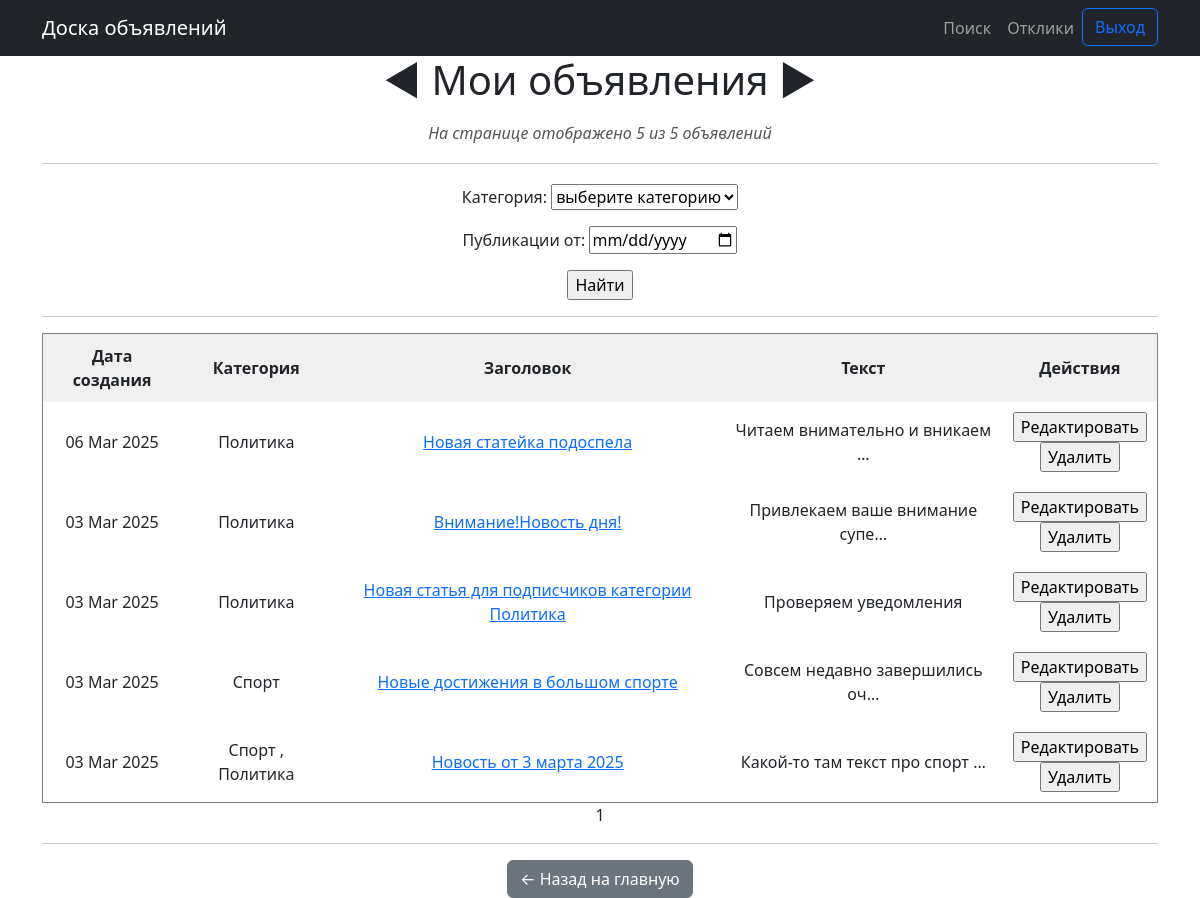
The app's page /news/my_news/ (signed in) with its own data.
### news/models.py (models this page shows, shortened)
class Post(models.Model):
    author = models.ForeignKey(Author, on_delete=models.CASCADE)
    ARTICLE = 'AR'
    NEWS = 'NW'
    CATEGORIES = (
        (NEWS, 'Новость'),
        (ARTICLE, 'Статья'),
    )
    publication = models.CharField(max_length=2, choices=CATEGORIES, default=NEWS)
    date_creation = models.DateTimeField(auto_now_add=True)
    post_category = models.ManyToManyField(Category, through='PostCategory')
    title = models.CharField(max_length=256)
    text = models.TextField()
    rating = models.SmallIntegerField(default=0)

class Category(models.Model):
    name_category = models.CharField(max_length=64, unique=True)
    subscribers = models.ManyToManyField(User, related_name='categories')
    def __str__(self):
        return f'{self.name_category}'

### news/views.py (the view)
# urls.py: path('my_news/', UserNewsListView.as_view(), name='user_news'),
class UserNewsListView(ListView):
    model = Post
    template_name = 'user_news.html'
    context_object_name = 'user_news'
    paginate_by = 10
    def get_queryset(self):
        if not self.request.user.is_authenticated:
            return Post.objects.none()
        author = getattr(self.request.user, 'author', None)
        if not author:
            return Post.objects.none()
        queryset = Post.objects.filter(author=author).order_by('-date_creation')
        self.filterset = UserNewsFilter(self.request.GET, queryset=queryset)
        return self.filterset.qs
    def get_context_data(self, **kwargs):
        context = super().get_context_data(**kwargs)
        context['filterset'] = self.filterset
        return context

### templates/user_news.html (shortened to what this page needs)
{% extends 'flatpages/default.html' %}
{% block content %}
<h1 style="text-align: center; margin-bottom: 20px;">◄ Мои объявления ►</h1>
<h6 style="text-align: center; color: #555;"><i>На странице отображено {{user_news|length}} из {{paginator.count}} объявлений</i></h6>
<hr style="margin: 20px 0;">
<form action="" method="get">
   {{ filterset.form.as_p }}
   <input type="submit" value="Найти" />
</form>
<hr>
{% if user_news %}
<table border="1" cellpadding="10" cellspacing="0" width="100%" style="border-collapse: collapse; text-align: center;">
    <thead style="background-color: #f0f0f0; font-weight: bold;">
        <tr>
            <td>Дата создания</td>
            <td>Категория</td>
            <td>Заголовок</td>
            <td>Текст</td>
            {% if perms.news.edit_post or perms.news.delete_post %}
            <td>Действия</td>
            {% endif %}
        </tr>
    </thead>
        {% for new in user_news %}
        <tr>
            <td>{{ new.date_creation|date:'d M Y' }}</td>
            <td>
                {% for category in new.post_category.all %}
                    {{ category.name_category }}
                    {% if not forloop.last %}, {% endif %}
                {% endfor %}
            </td>
            <td>
                <a href="{% url 'new_detail' new.id %}">{{ new.title }}</a>
            </td>
            <td>{{ new.text|truncatechars:30 }}</td>
            <td>
                {% if perms.news.edit_post %}
                <form action="{% url 'new_edit' pk=new.id %}" method="get">
                    <input type="submit" value="Редактировать" />
                </form>
                {% endif %}
                {% if perms.news.delete_post %}
                <form action="{% url 'new_delete' new.id %}" method="get">
                    <input type="submit" value="Удалить" />
                </form>
                {% endif %}
            </td>
        </tr>
        {% endfor %}
</table>
{% else %}
<div style="text-align: center; padding: 20px; border: 1px solid #ccc; background-color: #f9f9f9;">
    <h2>Объявлений не найдено 😔</h2>
</div>
{% endif %}
   {{ page_obj.number }}
<hr>
<a href="{% url 'news_list' %}" class="btn btn-secondary">← Назад на главную</a>
{% endblock content %}

### records on screen
Post: date_creation "06 Mar 2025", title "Новая статейка подоспела", text "Читаем внимательно и вникаем …"
Category: name_category "Политика"
Post: date_creation "03 Mar 2025", title "Внимание!Новость дня!", text "Привлекаем ваше внимание супе…"
Post: date_creation "03 Mar 2025", title "Новая статья для подписчиков категории Политика", text "Проверяем уведомления"
Post: date_creation "03 Mar 2025", title "Новые достижения в большом спорте", text "Совсем недавно завершились оч…"
Category: name_category "Спорт"
Post: date_creation "03 Mar 2025", title "Новость от 3 марта 2025", text "Какой-то там текст про спорт …"

### other values on screen
{{ user_news|length }} "5"
{{ paginator.count }} "5"
{{ page_obj.number }} "1"
